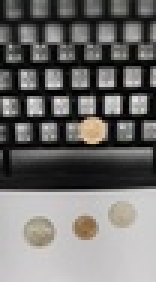
#> input picture 05_AoV_Tool/test1.jpg, 52 x 94 px, shrunk from 302 x 540 before the run, given in place of test_image.png, which was not available (shown 3 times larger)
$ python orb.py
#> lines starting #> are read from the running program, lines starting #| are printed output that depends on the picture; pictures that were not available may be replaced by others from this repository, and a replacement may not be noted
import cv2 as cv
import numpy as np
import matplotlib.pyplot as plt

# 1. 讀取影像 (請換成您的 CCTV 截圖路徑)
# 為了模擬兩張圖，我們手動把同一張圖做一點旋轉和縮放
img1 = cv.imread('test_image.png', cv.IMREAD_GRAYSCALE)  # QueryImage
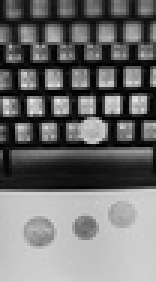
#> img1: shape (94, 52) (shown 3 times larger); min 0, max 235, mean 110.6
if img1 is None:
    print("找不到圖片，請確認路徑！")
    exit()

# 模擬第二張圖：旋轉 15 度並縮小
rows, cols = img1.shape
#> rows = 94; cols = 52
M = cv.getRotationMatrix2D((cols/2, rows/2), 15, 0.8) # 旋轉15度, 縮放0.8
img2 = cv.warpAffine(img1, M, (cols, rows)) # TrainImage
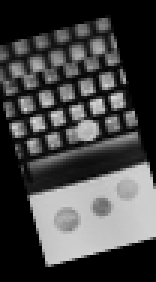
#> img2: shape (94, 52) (shown 3 times larger); min 0, max 217, mean 69.1

# 2. 初始化 ORB 檢測器
orb = cv.ORB_create(nfeatures=1000) # 假設只找 10 個點

# 3. 尋找關鍵點 (Keypoints) 與 計算描述子 (Descriptors)
kp1, des1 = orb.detectAndCompute(img1, None)
#> kp1 = (); des1 = None
kp2, des2 = orb.detectAndCompute(img2, None)
#> kp2 = (); des2 = None

# 4. 建立匹配器 (Brute-Force Matcher)
# ORB 是二進制描述子，使用 Hamming 距離比較快且準
bf = cv.BFMatcher(cv.NORM_HAMMING, crossCheck=True)

# 5. 執行匹配
matches = bf.match(des1, des2)
#> matches = ()

# 6. 根據距離排序，只取前 20 個最好的匹配點 (距離越小越好)
matches = sorted(matches, key = lambda x:x.distance)
#> matches = []
good_matches = matches[:20]
#> good_matches = []

# 7. 繪製匹配結果
print("正在繪製並儲存圖片...")
img_matches = cv.drawMatches(img1, kp1, img2, kp2, good_matches, None, flags=cv.DrawMatchesFlags_NOT_DRAW_SINGLE_POINTS)
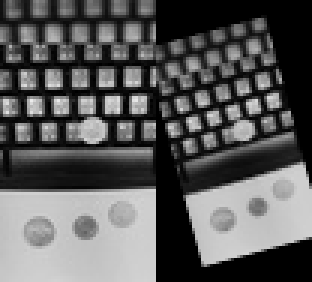
#> img_matches: shape (94, 104, 3) (shown 3 times larger); min 0, max 235, mean 89.9

# --- 新增：儲存圖片 ---
#這行會把結果存成 'result_matches.jpg'，解析度是原始像素等級，沒有任何截圖誤差
output_filename = 'result_matches.jpg'
cv.imwrite(output_filename, img_matches)
print(f"成功！圖片已儲存為：{output_filename}")

# --- 新增：如果您想要看單張圖上的特徵點 (跟原圖一樣大) ---
img_kp1 = cv.drawKeypoints(img1, kp1, None, color=(0,255,0), flags=0)
cv.imwrite('result_keypoints_original.jpg', img_kp1)
print("成功！原圖特徵點已儲存為：result_keypoints_original.jpg")
